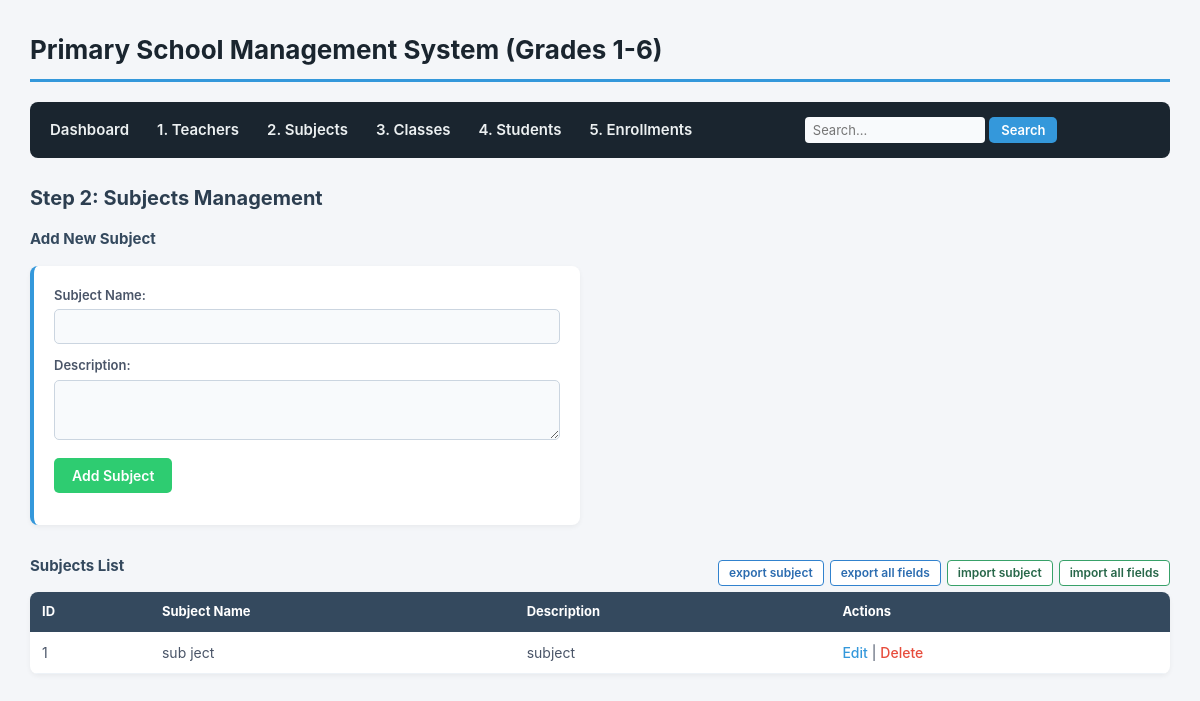
/subjects.php, run on an earlier commit of the app's database.
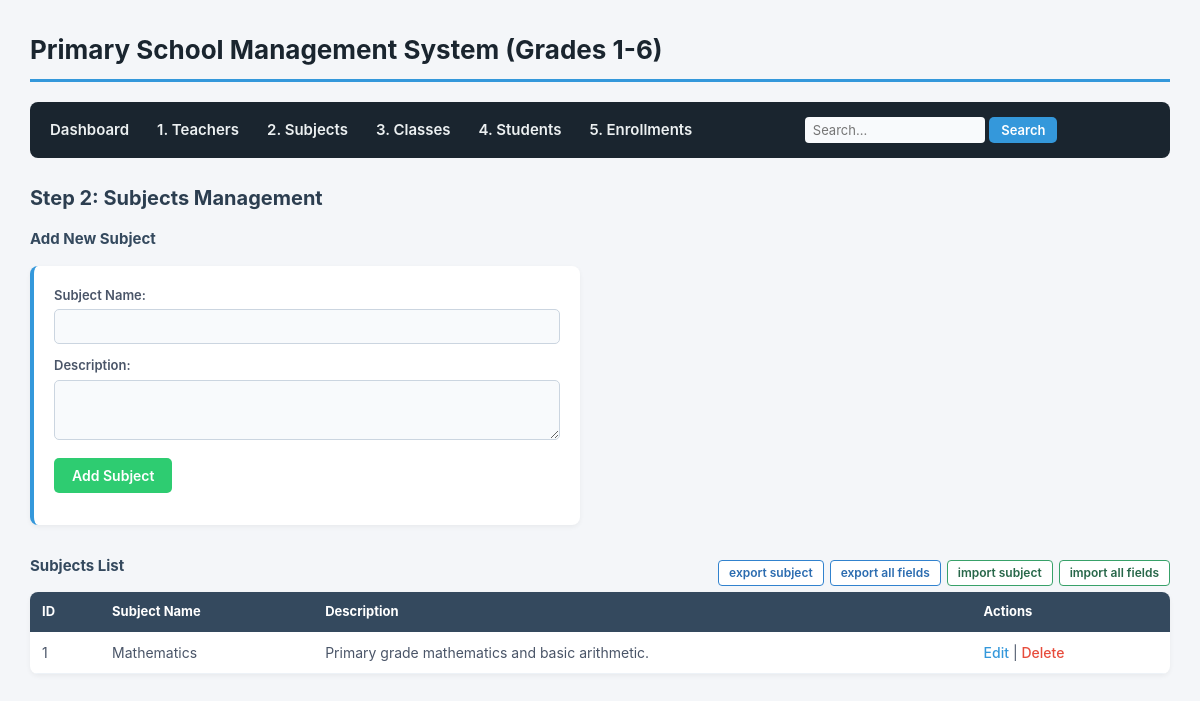
And on a later commit of the database.
### tables this page shows
CREATE TABLE `subjects` (
  `subject_id` int(11) NOT NULL,
  `subject_name` varchar(50) NOT NULL,
  `description` text DEFAULT NULL
);

### subjects.php (the view, shortened to what this page needs)
<?php
require_once 'db.php';
$edit_subject = isset($_GET['edit']) ? $pdo->prepare("SELECT * FROM subjects WHERE subject_id = ?") : null;
$subjects = $pdo->query("SELECT * FROM subjects ORDER BY subject_id DESC")->fetchAll();
include 'header.php';
?>
<h2>Step 2: Subjects Management</h2>
<h3><?= $edit_subject ? 'Edit Subject' : 'Add New Subject' ?></h3>
<form action="subjects.php" method="POST">
    <p>
        <label>Subject Name:</label>
        <input type="text" name="subject_name" value="<?= $edit_subject['subject_name'] ?? '' ?>" required>
    </p>
    <p>
        <label>Description:</label>
        <textarea name="description"><?= $edit_subject['description'] ?? '' ?></textarea>
    </p>
    <p>
        <button type="submit" name="save_subject"><?= $edit_subject ? 'Update Subject' : 'Add Subject' ?></button>
    </p>
</form>
<div style="display: flex; justify-content: space-between; align-items: center; margin-top: 30px;">
    <h3>Subjects List</h3>
    <div style="display: flex; gap: 6px;">
        <a href="db_tools.php?action=export_data&table=subjects" class="btn-tool btn-tool-export">export subject</a>
        <a href="db_tools.php?action=export_data&table=all" class="btn-tool btn-tool-export">export all fields</a>
        <button type="button" class="btn-tool btn-tool-import" onclick="openImportModal('Import Subjects Data', 'subjects')">import subject</button>
        <button type="button" class="btn-tool btn-tool-import" onclick="openImportModal('Import All Database Data', 'all')">import all fields</button>
    </div>
</div>
<table>
    <thead>
        <tr><th>ID</th><th>Subject Name</th><th>Description</th><th>Actions</th></tr>
    </thead>
    <tbody>
        <?php foreach ($subjects as $sub): ?>
            <tr>
                <td><?= $sub['subject_id'] ?></td>
                <td><?= htmlspecialchars($sub['subject_name']) ?></td>
                <td><?= htmlspecialchars($sub['description'] ?? 'None') ?></td>
                <td>
                    <a href="subjects.php?edit=<?= $sub['subject_id'] ?>">Edit</a> |
                    <a href="subjects.php?delete=<?= $sub['subject_id'] ?>" class="btn-delete" onclick="return confirm('Delete this subject?')">Delete</a>
                </td>
            </tr>
        <?php endforeach; ?>
    </tbody>
</table>
</body>
</html>

What changed in the data, as far as the page shows it:
changed subjects id 1: subject_name "sub ject" → "Mathematics"; description "subject" → "Primary grade mathematics and basic arithmetic."
